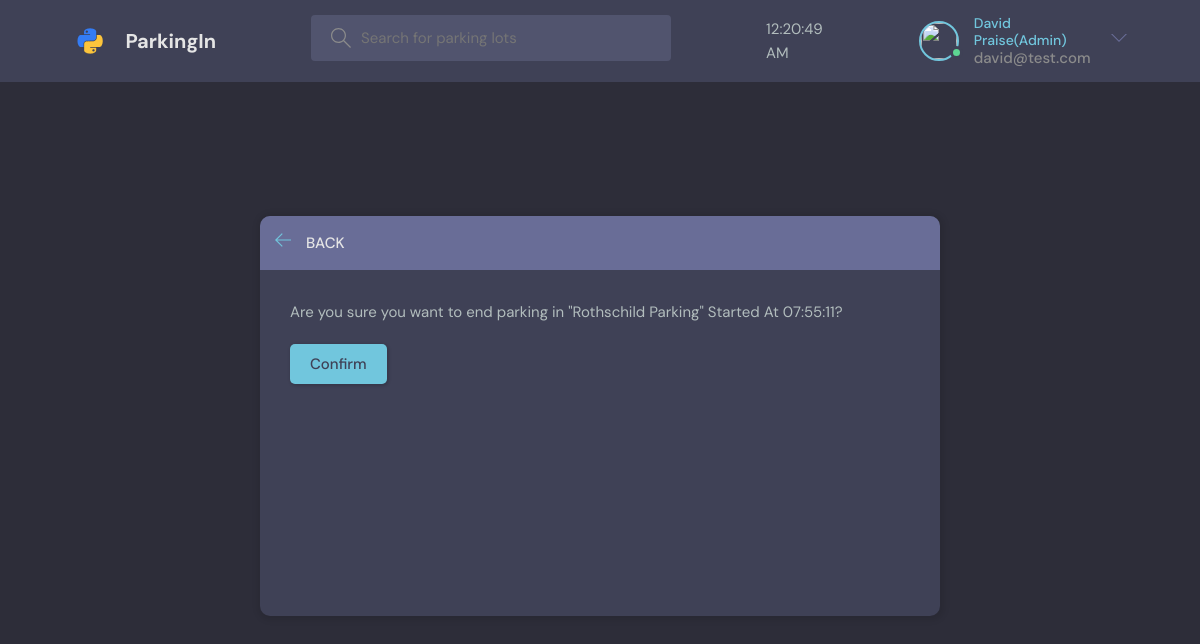
Page /ParkingIn/pay-ticket/7/ (signed in) on the committed database.
### parking/models.py (models this page shows, shortened)
class User(AbstractUser):
    name = models.CharField(max_length=50, null=True)
    email = models.EmailField(unique=True, null=True)
    car_num = models.CharField(unique=False, null=True, max_length=10)
    avater = models.ImageField(null=True, default="avatar.svg")
    balance = models.FloatField(null=True, default=0)
    USERNAME_FIELD = 'email'
    REQUIRED_FIELDS = []

class ParkingTicket(models.Model):
    user = models.ForeignKey(User, on_delete=models.CASCADE)
    parkingLot = models.ForeignKey(ParkingLot, on_delete=models.CASCADE)
    ticket = models.IntegerField(null=True)
    enter_time = models.DateTimeField(auto_now_add=True)
    enter_time2 = models.CharField(null=True, max_length=20)
    exit_time = models.CharField(null=True, max_length=20)

class ParkingLot(models.Model):
    admin = models.ForeignKey(User, on_delete=models.SET_NULL, null=True)
    lot_type = models.ForeignKey(LotType, on_delete=models.SET_NULL, null=True)
    name = models.CharField(max_length=50)
    price = models.FloatField(null=True)
    users = models.ManyToManyField(User, related_name='users', blank=True)
    updated = models.DateTimeField(auto_now=True)
    created = models.DateTimeField(auto_now_add=True)
    def __str__(self):
        return f"{self.name}"

### parking/views.py (the view, shortened to what this page needs)
# urls.py: path('pay-ticket/<str:pk>/', views.payTicket, name="pay-ticket"),
@login_required(login_url='parking-login')
def payTicket(request, pk):
    userticket = ParkingTicket.objects.get(id=pk)
    price = userticket.parkingLot.price
    lot = userticket.parkingLot
    user = request.user
    return render(request, 'ticket.html', {'obj': userticket})

### parking/templates/ticket.html (shortened to what this page needs)
{% extends 'parking_base.html' %}
{% block content %}
<main class="delete-item layout">
  <div class="container">
      <div class="layout__box">
          <div class="layout__boxHeader">
              <div class="layout__boxTitle">
                  <a href="{{request.META.HTTP_REFERER}}">
                      <svg version="1.1" xmlns="http://www.w3.org/2000/svg" width="32" height="32"
                          viewBox="0 0 32 32">
                          <title>arrow-left</title>
                          <path
                              d="M13.723 2.286l-13.723 13.714 13.719 13.714 1.616-1.611-10.96-10.96h27.625v-2.286h-27.625l10.965-10.965-1.616-1.607z">
                          </path>
                      </svg>
                  </a>
                  <h3>Back</h3>
              </div>
          </div>
          <div class="layout__body">
              <form class="form" method="POST" action="">
                  <div class="form__group">
                      <p>Are you sure you want to end parking in "{{obj.parkingLot}}"
                        Started At {{obj.enter_time2}}?</p>
                  </div>
                  <div class="for__group">
                      <input class="btn btn--main" type="submit" value="Confirm" />
                  </div>
              </form>
          </div>
      </div>
  </div>
</main>
{% endblock content %}

### templates/parking_navbar.html (shortened to what this page needs)
{% load static %}
<header class="header header--loggedIn">
    <div class="container">
        <a href="{% url 'parking-home' %}" class="header__logo">
            <img src="{% static 'images/logo.svg' %}" />
            <h1>ParkingIn</h1>
        </a>
        <form class="header__search" method="GET" action="{% url 'parking-home' %}">
            <label>
                <input name="q" placeholder="Search for parking lots" />
            </label>
        </form>
        <div class="container" id = "clock" onload="currentTime()"></div>
        <nav class="header__menu">
            {% if request.user.is_authenticated %}
                {% if request.user.is_superuser %}
                <div class="header__user">
                    <a href="{% url 'my-tickets' user.id %}">
                        <div class="avatar avatar--medium active">
                            <img src="{{request.user.avatar.url}}" />
                        </div>
                        <p><span>{{request.user.name}}(Admin)</span>{{request.user.email}}</p>
                    </a>
                    <button class="dropdown-button">
                        <svg version="1.1" xmlns="http://www.w3.org/2000/svg" width="32" height="32" viewBox="0 0 32 32">
                            <title>chevron-down</title>
                            <path d="M16 21l-13-13h-3l16 16 16-16h-3l-13 13z"></path>
                        </svg>
                    </button>
                </div>
                {% endif %}
            {% else %}
            <a href="{% url 'parking-login' %}">
                <img src="{% static 'images/avatar.svg' %}" />
                <p>Login</p>
            </a>
            {% endif %}
        </nav>
    </div>
</header>

### static/styles/style.css (style rules this page uses)
:root { --color-main: #71c6dd; --color-main-light: #e1f6fb; --color-dark: #3f4156; --color-dark-medium: #51546e; --color-dark-light: #696d97; --color-light: #e5e5e5; --color-gray: #8b8b8b; --color-light-gray: #b2bdbd; --color-bg: #2d2d39; --color-success: #5dd693; --color-error: #fc4b0b; }
* { font-family: "DM Sans", -apple-system, BlinkMacSystemFont, "Segoe UI", Roboto, Oxygen, Ubuntu, Cantarell, "Open Sans", "Helvetica Neue", sans-serif; margin: 0; padding: 0; box-sizing: border-box; text-rendering: optimizeLegibility; font-size: inherit; }
html { font-size: 56.25%; }
@media only screen and (min-width: 1200px) { html { font-size: 62.5%; } }
body { line-height: 1.6; font-weight: 400; font-size: 1.5rem; color: var(--color-light-gray); background-color: var(--color-bg); min-height: 100vh; }
img { width: 100%; }
a { display: inline-block; color: var(--color-main); text-decoration: none; }
.container { max-width: 120rem; width: 90%; margin: auto; }
.btn { background-color: transparent; border: none; display: inline-flex; align-items: center; gap: 1rem; cursor: pointer; transition: all ease-in-out 0.3s; padding: 1rem 2rem; border-radius: 5px; box-shadow: 1px 1px 3px 1px rgba(0, 0, 0, 0.15); font-weight: 500; }
.btn--main { background-color: var(--color-main); color: var(--color-dark); }
.avatar { position: relative; display: inline-block; border-radius: 50%; border: 2px solid var(--color-main); }
.avatar img { display: block; border-radius: 50%; object-fit: cover; object-position: center; }
.avatar::after { content: ""; display: block; position: absolute; background-color: var(--color-gray); z-index: 111; border-radius: 50%; border: 0.3rem solid var(--color-dark); }
.avatar.active::after { background-color: var(--color-success); }
.avatar.avatar--medium img { width: 3.6rem; height: 3.6rem; border-radius: 50%; }
.avatar.avatar--medium:after { width: 0.7rem; height: 0.7rem; bottom: 0px; right: -6px; }
.header { padding: 1.5rem; background-color: var(--color-dark); }
.header > .container { display: flex; gap: 9.5rem; }
.header__logo, .header__user { display: flex; gap: 2rem; align-items: center; }
.header__logo > img { height: 3.2rem; width: 3.2rem; }
.header__logo > h1 { font-weight: 700; font-size: 2rem; color: var(--color-light); }
.header__search > label { background-color: var(--color-dark-medium); padding: 1.3rem 1rem; display: flex; align-items: center; gap: 1rem; border-radius: 4px; }
.header__search svg { fill: var(--color-gray); width: 2rem; height: 2rem; margin-left: 1rem; }
.header__search input { width: 30rem; background: transparent; border: none; outline: none; color: var(--color-light); }
.header__menu { margin-left: auto; position: relative; }
.header__menu a { display: flex; gap: 1.5rem; align-items: center; font-weight: 500; text-decoration: none; color: var(--color-gray); }
.header__menu img { height: 3.6rem; }
.header__menu p { line-height: 1.2; }
.header__menu span { color: var(--color-main); font-weight: 500; font-size: 1.4rem; display: block; }
.header__menu svg { width: 1.6rem; height: 1.6rem; fill: var(--color-dark-light); }
.dropdown-button { background: transparent; border: 0; outline: 0; cursor: pointer; }
.layout { margin-top: 2.4rem; }
.layout > .container { display: flex; justify-content: space-between; align-items: flex-start; }
.layout__box { width: 90%; max-width: 48rem; min-height: 40rem; position: absolute; top: 50%; left: 50%; transform: translate(-50%, -46%); background-color: var(--color-dark); border-radius: 1rem; box-shadow: 1px 1px 6px 3px rgba(0, 0, 0, 0.1); overflow: hidden; }
.layout__boxHeader { display: flex; padding: 1.5rem; background-color: var(--color-dark-light); }
.layout__boxTitle { display: flex; gap: 1.5rem; align-items: center; }
.layout__boxTitle h3 { text-transform: uppercase; font-weight: 500; color: var(--color-light); }
.layout__boxTitle svg { width: 1.6rem; height: 1.6rem; fill: var(--color-main); }
.layout__body { margin: 3rem; }
.form__group { margin-bottom: 2rem; width: 100%; }
.delete-item.layout .layout__box { max-width: 68rem; }

### rows in the picture
User: user.name "David Praise", user.email "david@test.com"
ParkingTicket: parkingLot "Rothschild Parking", enter_time2 "07:55:11"
